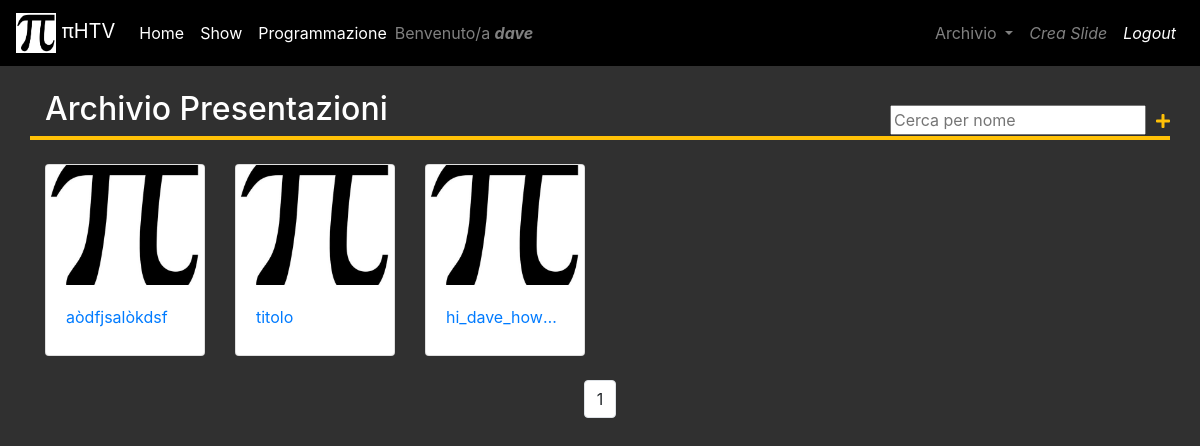
The page /admin/elenco/elenco_presentazioni.php (signed in) on the database its author committed.
### tables this page shows
CREATE TABLE `presentazioni` (
  `id` int(11) NOT NULL,
  `titolo` varchar(128) NOT NULL,
  `descrizione` varchar(230) DEFAULT '',
  `ultima_modifica` timestamp NOT NULL DEFAULT current_timestamp() ON UPDATE current_timestamp(),
  `data_creazione` datetime NOT NULL,
  `username` varchar(128) NOT NULL
);

### admin/elenco/elenco_presentazioni.php (the view, shortened to what this page needs)
<?php
require_once "../../assets/config/config.php";
?>
<!DOCTYPE html>
<html lang="en">
<head>
    <link rel="stylesheet" href="https://stackpath.bootstrapcdn.com/bootstrap/4.3.0/css/bootstrap.min.css"
>
    <link rel="stylesheet" href="https://use.fontawesome.com/releases/v5.7.2/css/all.css"
>
</head>
<body style="background-color: #303030">
<?php include("../../assets/include/navbar.php") ?>
<?php
$max_presentazioni = 12;
$pag = intval($_GET['pag'] ?? 0);
$offset = $pag * $max_presentazioni;
$sql = "SELECT * FROM presentazioni";
$sql .= " LIMIT $offset, $max_presentazioni";
$rs = mysqli_query($db, $sql);
$rs2 = mysqli_query($db, "SELECT FOUND_ROWS()");
$max_pag = mysqli_fetch_assoc($rs2)['FOUND_ROWS()'] / $max_presentazioni;
?>
<div class="container">
    <div class="row border-bottom border-warning" style="border-width: 4px !important">
        <h2 class="col text-white">Archivio Presentazioni</h2>
        <form action="elenco_presentazioni.php" method="GET">
          <input type="text" name="search" placeholder="Cerca per nome" style="margin-top:15px; margin-right: 10px">
        </form>
        <a href="../creazione/crea_presentazione.php"><i style="padding-top:23px;" class="text-warning fas fa-plus"></i></a>
    </div>
    <br>
    <div class="row">
        <?php while ($row = mysqli_fetch_assoc($rs)): ?>
            <div class="col-sm-2">
                <div class="card">
                    <img class="card-img-top img-fluid" src="../../assets/images/pi.jpg" alt="">
                    <div class="card-body">
                        <a href='../scheda/scheda_presentazione.php?id_presentazione=<?= $row['id'] ?>'
                           class="card-text stretched-link"
                           style="white-space: nowrap; overflow: hidden;text-overflow: ellipsis;display: inline-block;max-width: 100%;"><?= $row['titolo'] ?></a>
                    </div>
                </div>
                <br>
            </div>
        <?php endwhile ?>
    </div>
    <div class="row d-flex justify-content-center">
        <ul class="pagination">
          <?php for ($i=0; $i <= $max_pag; $i++): ?>
            <?php if($i != $pag): ?>
                <li class="page-item"><a class="page-link" href="elenco_presentazioni.php?pag=<?=$i?>"><?=$i+1?></a></li>
            <?php else: ?>
                <li class="page-item"><a class="page-link"><?=$i+1?></a></li>
            <?php endif ?>
          <?php endfor ?>
        </ul>
    </div>
</div>
</body>
</html>

### admin/elenco/elenco_presentazioni.php (style rules this page uses)
.card-img-top { width: 100%; height: 10vw; object-fit: cover; }

### rows shown on the page
presentazioni: titolo "aòdfjsalòkdsf"
presentazioni: titolo "titolo"
presentazioni: titolo "hi_dave_how…"

### other values the page prints
$_SESSION['username'] "dave"
